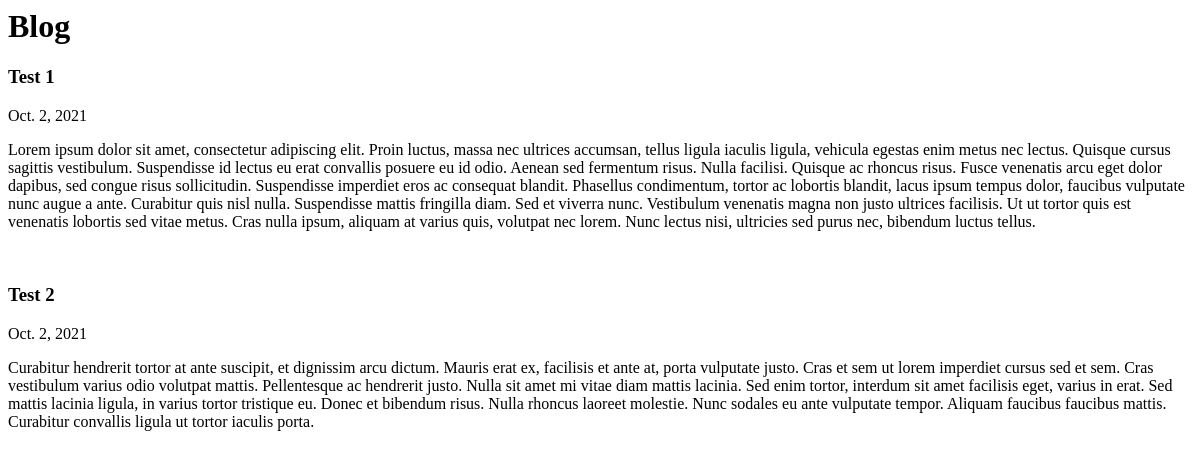
/blog/, run on an earlier commit of the app's database.
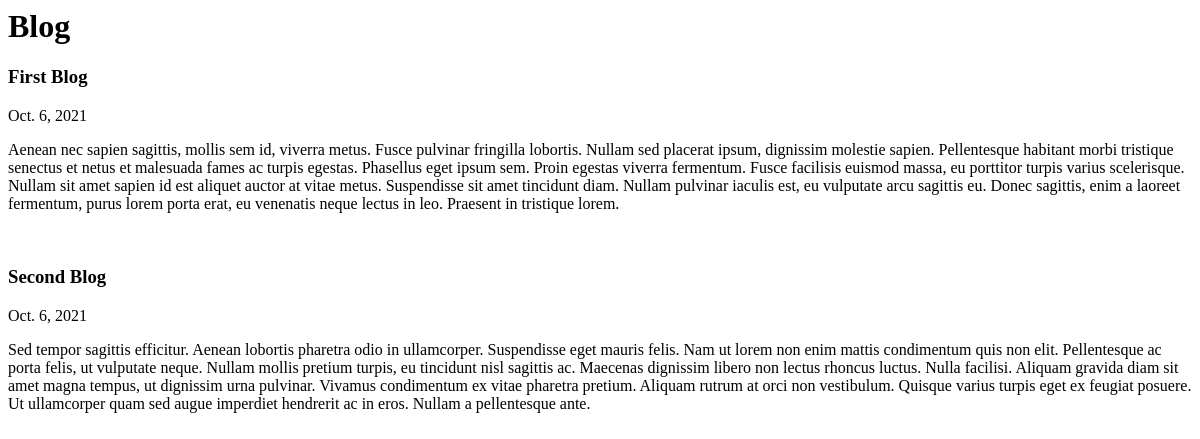
And on a later commit of the database.
### blog/models.py (models this page shows)
class Blog(models.Model):
	title = models.CharField(max_length=200)
	content = models.TextField()
	date = models.DateField()

### blog/views.py (the view)
# urls.py: path('', views.all_blogs, name='all_blogs'),
def all_blogs(request):
	blogs = Blog.objects.all()
	return render(request, 'blog/all_blogs.html', { 'blogs': blogs })

### blog/templates/blog/all_blogs.html (shortened to what this page needs)
<h1>Blog</h1>
{% for blog in blogs %}
<h3>{{ blog.title}}</h3>
{{ blog.date }}
<p>{{ blog.content }}</p>
{% endfor %}

What changed in the data, as far as the page shows it:
removed Blog: title "Test 1", date "Oct. 2, 2021", content "Lorem ipsum dolor sit amet, consectetur adipiscing elit. Proin luctus, massa nec ultrices accumsan, tellus ligula iaculis ligula, vehicula egestas enim metus nec lectus. Quisque cursus sagittis vestibulum. Suspendisse id lectus eu erat convallis posuere eu id odio. Aenean sed fermentum risus. Nulla facilisi. Quisque ac rhoncus risus. Fusce venenatis arcu eget dolor dapibus, sed congue risus sollicitudin. Suspendisse imperdiet eros ac consequat blandit. Phasellus condimentum, tortor ac lobortis blandit, lacus ipsum tempus dolor, faucibus vulputate nunc augue a ante. Curabitur quis nisl nulla. Suspendisse mattis fringilla diam. Sed et viverra nunc. Vestibulum venenatis magna non justo…"
removed Blog: title "Test 2", date "Oct. 2, 2021", content "Curabitur hendrerit tortor at ante suscipit, et dignissim arcu dictum. Mauris erat ex, facilisis et ante at, porta vulputate justo. Cras et sem ut lorem imperdiet cursus sed et sem. Cras vestibulum varius odio volutpat mattis. Pellentesque ac hendrerit justo. Nulla sit amet mi vitae diam mattis lacinia. Sed enim tortor, interdum sit amet facilisis eget, varius in erat. Sed mattis lacinia ligula, in varius tortor tristique eu. Donec et bibendum risus. Nulla rhoncus laoreet molestie. Nunc sodales eu ante vulputate tempor. Aliquam faucibus faucibus mattis. Curabitur convallis ligula ut tortor iaculis porta."
added Blog: title "First Blog", date "Oct. 6, 2021", content "Aenean nec sapien sagittis, mollis sem id, viverra metus. Fusce pulvinar fringilla lobortis. Nullam sed placerat ipsum, dignissim molestie sapien. Pellentesque habitant morbi tristique senectus et netus et malesuada fames ac turpis egestas. Phasellus eget ipsum sem. Proin egestas viverra fermentum. Fusce facilisis euismod massa, eu porttitor turpis varius scelerisque. Nullam sit amet sapien id est aliquet auctor at vitae metus. Suspendisse sit amet tincidunt diam. Nullam pulvinar iaculis est, eu vulputate arcu sagittis eu. Donec sagittis, enim a laoreet fermentum, purus lorem porta erat, eu venenatis neque lectus in leo. Praesent in tristique lorem."
added Blog: title "Second Blog", date "Oct. 6, 2021", content "Sed tempor sagittis efficitur. Aenean lobortis pharetra odio in ullamcorper. Suspendisse eget mauris felis. Nam ut lorem non enim mattis condimentum quis non elit. Pellentesque ac porta felis, ut vulputate neque. Nullam mollis pretium turpis, eu tincidunt nisl sagittis ac. Maecenas dignissim libero non lectus rhoncus luctus. Nulla facilisi. Aliquam gravida diam sit amet magna tempus, ut dignissim urna pulvinar. Vivamus condimentum ex vitae pharetra pretium. Aliquam rutrum at orci non vestibulum. Quisque varius turpis eget ex feugiat posuere. Ut ullamcorper quam sed augue imperdiet hendrerit ac in eros. Nullam a pellentesque ante."
